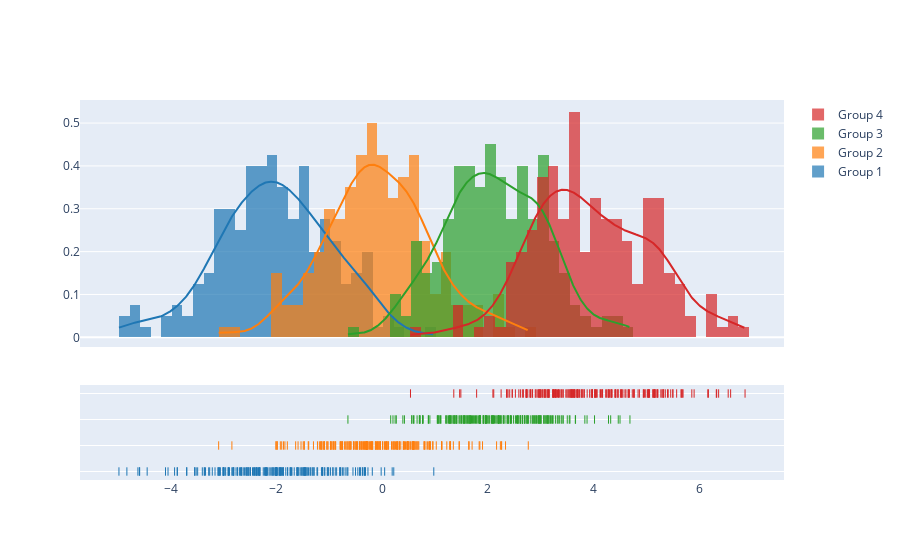

The notebook cell this image was saved under:
### Code cell
import plotly.figure_factory as ff

# Add histogram data
x1 = np.random.randn(200) - 2
x2 = np.random.randn(200)
x3 = np.random.randn(200) + 2
x4 = np.random.randn(200) + 4

# Group data together
hist_data = [x1, x2, x3, x4]

group_labels = ['Group 1', 'Group 2', 'Group 3', 'Group 4']

# Create distplot with custom bin_size
fig = ff.create_distplot(hist_data, group_labels, bin_size=.2)
fig.show()

### Figure 1 — Plotly figure (JSON) as saved in the notebook; plotly's stock layout.template omitted (floating-point values rounded to 4 significant figures; data arrays with more than 128 entries replaced by an {"elided": "..."} marker saying what was removed)
{"data": [{"autobinx": false, "histnorm": "probability density", "legendgroup": "Group 1", "marker": {"color": "rgb(31, 119, 180)"}, "name": "Group 1", "opacity": 0.7, "type": "histogram", "x": {"elided": "200 float values"}, "xaxis": "x", "xbins": {"end": 0.9777, "size": 0.2, "start": -4.98}, "yaxis": "y"}, {"autobinx": false, "histnorm": "probability density", "legendgroup": "Group 2", "marker": {"color": "rgb(255, 127, 14)"}, "name": "Group 2", "opacity": 0.7, "type": "histogram", "x": {"elided": "200 float values"}, "xaxis": "x", "xbins": {"end": 2.766, "size": 0.2, "start": -3.094}, "yaxis": "y"}, {"autobinx": false, "histnorm": "probability density", "legendgroup": "Group 3", "marker": {"color": "rgb(44, 160, 44)"}, "name": "Group 3", "opacity": 0.7, "type": "histogram", "x": {"elided": "200 float values"}, "xaxis": "x", "xbins": {"end": 4.69, "size": 0.2, "start": -0.647}, "yaxis": "y"}, {"autobinx": false, "histnorm": "probability density", "legendgroup": "Group 4", "marker": {"color": "rgb(214, 39, 40)"}, "name": "Group 4", "opacity": 0.7, "type": "histogram", "x": {"elided": "200 float values"}, "xaxis": "x", "xbins": {"end": 6.868, "size": 0.2, "start": 0.5367}, "yaxis": "y"}, {"legendgroup": "Group 1", "marker": {"color": "rgb(31, 119, 180)"}, "mode": "lines", "name": "Group 1", "showlegend": false, "type": "scatter", "x": {"elided": "500 float values"}, "xaxis": "x", "y": {"elided": "500 float values"}, "yaxis": "y"}, {"legendgroup": "Group 2", "marker": {"color": "rgb(255, 127, 14)"}, "mode": "lines", "name": "Group 2", "showlegend": false, "type": "scatter", "x": {"elided": "500 float values"}, "xaxis": "x", "y": {"elided": "500 float values"}, "yaxis": "y"}, {"legendgroup": "Group 3", "marker": {"color": "rgb(44, 160, 44)"}, "mode": "lines", "name": "Group 3", "showlegend": false, "type": "scatter", "x": {"elided": "500 float values"}, "xaxis": "x", "y": {"elided": "500 float values"}, "yaxis": "y"}, {"legendgroup": "Group 4", "marker": {"color": "rgb(214, 39, 40)"}, "mode": "lines", "name": "Group 4", "showlegend": false, "type": "scatter", "x": {"elided": "500 float values"}, "xaxis": "x", "y": {"elided": "500 float values"}, "yaxis": "y"}, {"legendgroup": "Group 1", "marker": {"color": "rgb(31, 119, 180)", "symbol": "line-ns-open"}, "mode": "markers", "name": "Group 1", "showlegend": false, "type": "scatter", "x": {"elided": "200 float values"}, "xaxis": "x", "y": {"elided": "200 str values"}, "yaxis": "y2"}, {"legendgroup": "Group 2", "marker": {"color": "rgb(255, 127, 14)", "symbol": "line-ns-open"}, "mode": "markers", "name": "Group 2", "showlegend": false, "type": "scatter", "x": {"elided": "200 float values"}, "xaxis": "x", "y": {"elided": "200 str values"}, "yaxis": "y2"}, {"legendgroup": "Group 3", "marker": {"color": "rgb(44, 160, 44)", "symbol": "line-ns-open"}, "mode": "markers", "name": "Group 3", "showlegend": false, "type": "scatter", "x": {"elided": "200 float values"}, "xaxis": "x", "y": {"elided": "200 str values"}, "yaxis": "y2"}, {"legendgroup": "Group 4", "marker": {"color": "rgb(214, 39, 40)", "symbol": "line-ns-open"}, "mode": "markers", "name": "Group 4", "showlegend": false, "type": "scatter", "x": {"elided": "200 float values"}, "xaxis": "x", "y": {"elided": "200 str values"}, "yaxis": "y2"}], "layout": {"barmode": "overlay", "hovermode": "closest", "legend": {"traceorder": "reversed"}, "xaxis": {"anchor": "y2", "domain": [0.0, 1.0], "zeroline": false}, "yaxis": {"anchor": "free", "domain": [0.35, 1], "position": 0.0}, "yaxis2": {"anchor": "x", "domain": [0, 0.25], "dtick": 1, "showticklabels": false}}}
